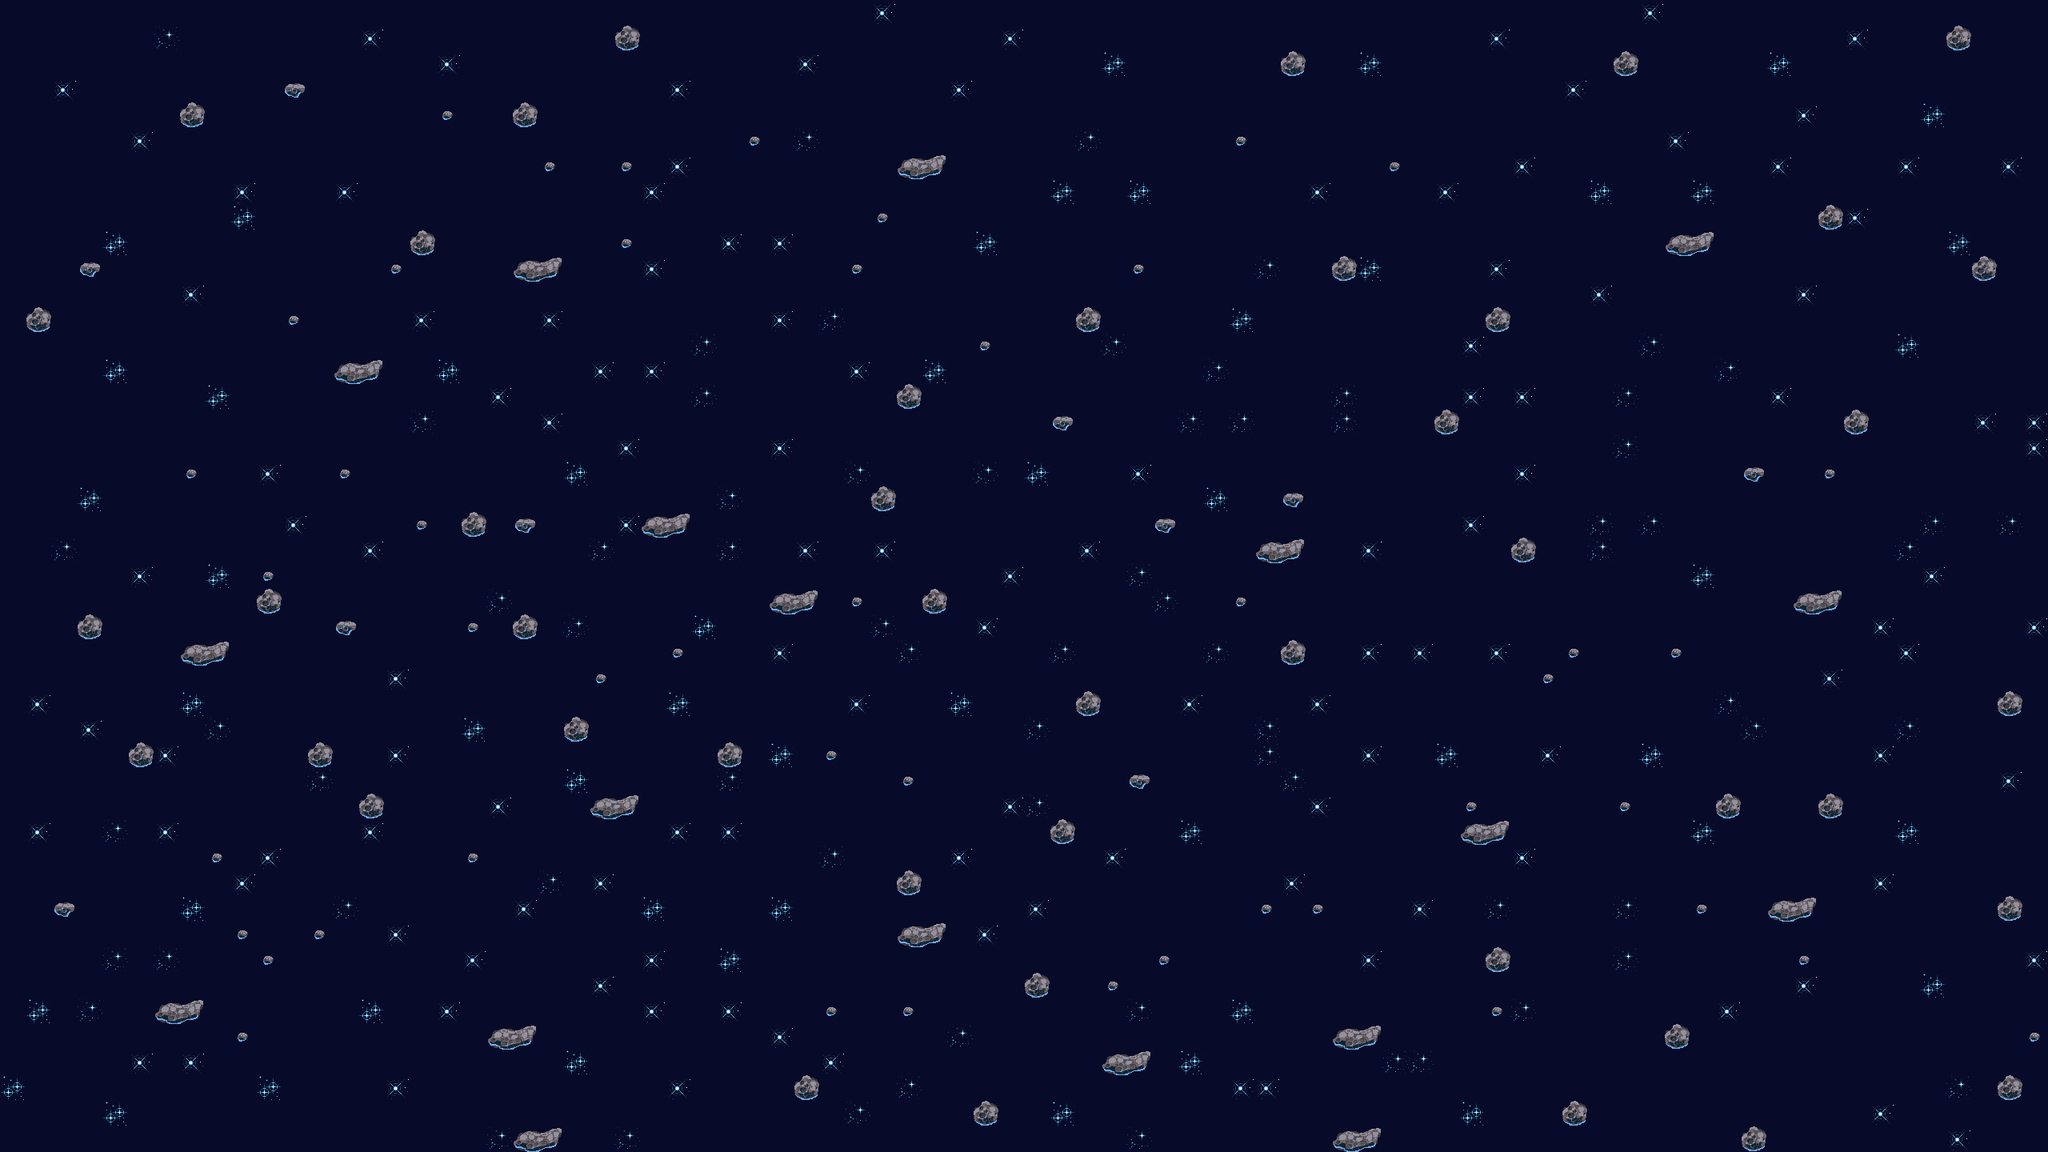

A 2D game scene composited from a Tiled map and its tileset images. What follows is a short description and the map's XML, with each tile layer's data collapsed to a summary:
An orthogonal 80x45 tile map with 32x32 px tiles, 4 tile layers (background, elementos, estrada, nave), 2 tilesets.

<map version="1.10" tiledversion="1.11.2" orientation="orthogonal" renderorder="right-down" width="80" height="45" tilewidth="32" tileheight="32" infinite="0" nextlayerid="12" nextobjectid="1">
 <tileset firstgid="1" name="celestial-objects" tilewidth="32" tileheight="32" tilecount="96" columns="12">
  <image source="celestial-objects.png" width="384" height="256" />
 </tileset>
 <tileset firstgid="97" name="pixel-art" tilewidth="32" tileheight="32" tilecount="1" columns="1">
  <image source="pixel-art.png" width="32" height="32" />
 </tileset>
 <layer id="9" name="background" width="80" height="45">
  <data>[3600 cells, 3600 non-empty, 1 distinct tile ids]</data>
 </layer>
 <layer id="11" name="elementos" width="80" height="45">
  <data>[3600 cells, 386 non-empty, 8 distinct tile ids]</data>
 </layer>
 <layer id="7" name="estrada" width="80" height="45">
  <data>[3600 cells, 0 non-empty, 0 distinct tile ids]</data>
 </layer>
 <layer id="6" name="nave" width="80" height="45">
  <data>[3600 cells, 0 non-empty, 0 distinct tile ids]</data>
 </layer>
</map>
